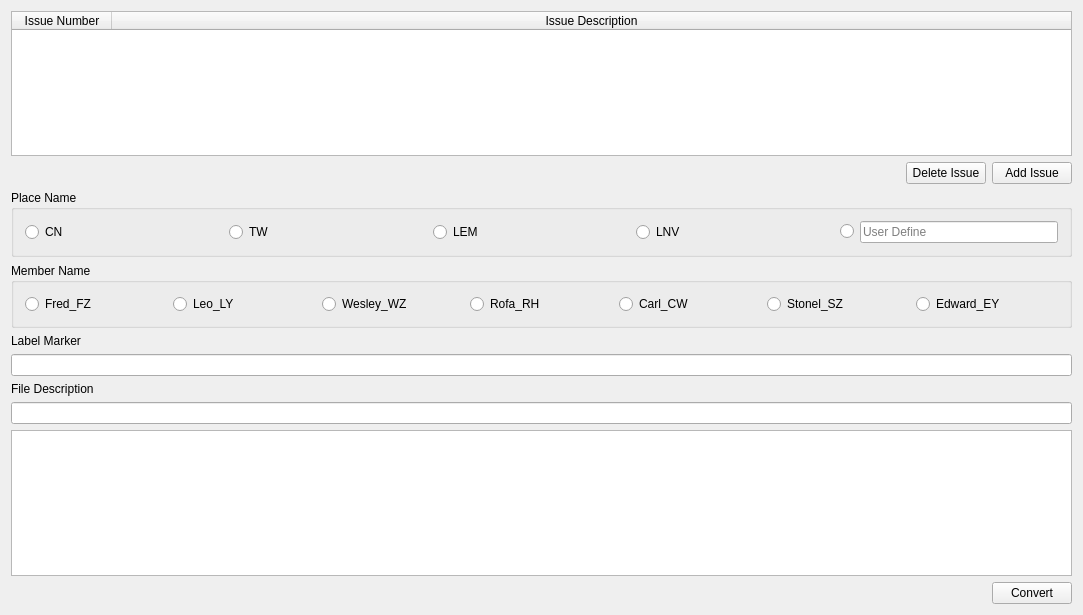
<?xml version="1.0" encoding="UTF-8"?>
<ui version="4.0">
 <class>MainForm</class>
 <widget class="QWidget" name="MainForm">
  <property name="geometry">
   <rect>
    <x>0</x>
    <y>0</y>
    <width>1083</width>
    <height>615</height>
   </rect>
  </property>
  <property name="windowTitle">
   <string>Format Commit Message</string>
  </property>
  <layout class="QGridLayout" name="gridLayout_3">
   <item row="0" column="0">
    <layout class="QVBoxLayout" name="verticalLayout_4">
     <item>
      <layout class="QVBoxLayout" name="verticalLayout">
       <item>
        <widget class="QTableWidget" name="tableWidget">
         <attribute name="horizontalHeaderStretchLastSection">
          <bool>true</bool>
         </attribute>
         <attribute name="verticalHeaderVisible">
          <bool>false</bool>
         </attribute>
         <column>
          <property name="text">
           <string>Issue Number</string>
          </property>
         </column>
         <column>
          <property name="text">
           <string>Issue Description</string>
          </property>
         </column>
        </widget>
       </item>
       <item>
        <layout class="QHBoxLayout" name="horizontalLayout">
         <item>
          <spacer name="horizontalSpacer">
           <property name="orientation">
            <enum>Qt::Horizontal</enum>
           </property>
           <property name="sizeHint" stdset="0">
            <size>
             <width>40</width>
             <height>20</height>
            </size>
           </property>
          </spacer>
         </item>
         <item>
          <widget class="QPushButton" name="pushButton">
           <property name="text">
            <string>Delete Issue</string>
           </property>
          </widget>
         </item>
         <item>
          <widget class="QPushButton" name="AddBtn">
           <property name="text">
            <string>Add Issue</string>
           </property>
          </widget>
         </item>
        </layout>
       </item>
      </layout>
     </item>
     <item>
      <widget class="QGroupBox" name="groupBox">
       <property name="title">
        <string>Place Name</string>
       </property>
       <layout class="QGridLayout" name="gridLayout">
        <item row="0" column="0">
         <layout class="QHBoxLayout" name="horizontalLayout_2">
          <item>
           <widget class="QRadioButton" name="CN">
            <property name="text">
             <string>CN</string>
            </property>
            <attribute name="buttonGroup">
             <string notr="true">PlaceGroup</string>
            </attribute>
           </widget>
          </item>
          <item>
           <widget class="QRadioButton" name="TW">
            <property name="text">
             <string>TW</string>
            </property>
            <attribute name="buttonGroup">
             <string notr="true">PlaceGroup</string>
            </attribute>
           </widget>
          </item>
          <item>
           <widget class="QRadioButton" name="LEM">
            <property name="text">
             <string>LEM</string>
            </property>
            <attribute name="buttonGroup">
             <string notr="true">PlaceGroup</string>
            </attribute>
           </widget>
          </item>
          <item>
           <widget class="QRadioButton" name="LNV">
            <property name="text">
             <string>LNV</string>
            </property>
            <attribute name="buttonGroup">
             <string notr="true">PlaceGroup</string>
            </attribute>
           </widget>
          </item>
          <item>
           <widget class="QRadioButton" name="User">
            <property name="sizePolicy">
             <sizepolicy hsizetype="Fixed" vsizetype="Fixed">
              <horstretch>0</horstretch>
              <verstretch>0</verstretch>
             </sizepolicy>
            </property>
            <property name="text">
             <string/>
            </property>
            <attribute name="buttonGroup">
             <string notr="true">PlaceGroup</string>
            </attribute>
           </widget>
          </item>
          <item>
           <widget class="QLineEdit" name="UserDefineEdit">
            <property name="sizePolicy">
             <sizepolicy hsizetype="Minimum" vsizetype="Fixed">
              <horstretch>0</horstretch>
              <verstretch>0</verstretch>
             </sizepolicy>
            </property>
            <property name="placeholderText">
             <string>User Define</string>
            </property>
           </widget>
          </item>
         </layout>
        </item>
       </layout>
      </widget>
     </item>
     <item>
      <widget class="QGroupBox" name="groupBox_2">
       <property name="title">
        <string>Member Name</string>
       </property>
       <layout class="QGridLayout" name="gridLayout_2">
        <item row="0" column="0">
         <layout class="QHBoxLayout" name="horizontalLayout_3">
          <item>
           <widget class="QRadioButton" name="FZ">
            <property name="text">
             <string>Fred_FZ</string>
            </property>
            <attribute name="buttonGroup">
             <string notr="true">MemberGroup</string>
            </attribute>
           </widget>
          </item>
          <item>
           <widget class="QRadioButton" name="LY">
            <property name="text">
             <string>Leo_LY</string>
            </property>
            <attribute name="buttonGroup">
             <string notr="true">MemberGroup</string>
            </attribute>
           </widget>
          </item>
          <item>
           <widget class="QRadioButton" name="WZ">
            <property name="text">
             <string>Wesley_WZ</string>
            </property>
            <attribute name="buttonGroup">
             <string notr="true">MemberGroup</string>
            </attribute>
           </widget>
          </item>
          <item>
           <widget class="QRadioButton" name="RH">
            <property name="text">
             <string>Rofa_RH</string>
            </property>
            <attribute name="buttonGroup">
             <string notr="true">MemberGroup</string>
            </attribute>
           </widget>
          </item>
          <item>
           <widget class="QRadioButton" name="CW">
            <property name="text">
             <string>Carl_CW</string>
            </property>
            <attribute name="buttonGroup">
             <string notr="true">MemberGroup</string>
            </attribute>
           </widget>
          </item>
          <item>
           <widget class="QRadioButton" name="SZ">
            <property name="text">
             <string>Stonel_SZ</string>
            </property>
            <attribute name="buttonGroup">
             <string notr="true">MemberGroup</string>
            </attribute>
           </widget>
          </item>
          <item>
           <widget class="QRadioButton" name="EY">
            <property name="text">
             <string>Edward_EY</string>
            </property>
            <attribute name="buttonGroup">
             <string notr="true">MemberGroup</string>
            </attribute>
           </widget>
          </item>
         </layout>
        </item>
       </layout>
      </widget>
     </item>
     <item>
      <layout class="QVBoxLayout" name="verticalLayout_3">
       <item>
        <widget class="QLabel" name="label_2">
         <property name="text">
          <string>Label Marker</string>
         </property>
        </widget>
       </item>
       <item>
        <widget class="QLineEdit" name="LabelMarkerEdit"/>
       </item>
      </layout>
     </item>
     <item>
      <layout class="QVBoxLayout" name="verticalLayout_2">
       <item>
        <widget class="QLabel" name="label">
         <property name="text">
          <string>File Description</string>
         </property>
        </widget>
       </item>
       <item>
        <widget class="QLineEdit" name="FileDescEdit"/>
       </item>
      </layout>
     </item>
     <item>
      <widget class="QTextEdit" name="FormatMessage"/>
     </item>
     <item>
      <layout class="QHBoxLayout" name="horizontalLayout_4">
       <item>
        <spacer name="horizontalSpacer_2">
         <property name="orientation">
          <enum>Qt::Horizontal</enum>
         </property>
         <property name="sizeHint" stdset="0">
          <size>
           <width>40</width>
           <height>20</height>
          </size>
         </property>
        </spacer>
       </item>
       <item>
        <widget class="QPushButton" name="ConvertButton">
         <property name="text">
          <string>Convert</string>
         </property>
        </widget>
       </item>
      </layout>
     </item>
    </layout>
   </item>
  </layout>
 </widget>
 <layoutdefault spacing="6" margin="11"/>
 <resources/>
 <connections/>
 <buttongroups>
  <buttongroup name="PlaceGroup"/>
  <buttongroup name="MemberGroup"/>
 </buttongroups>
</ui>
